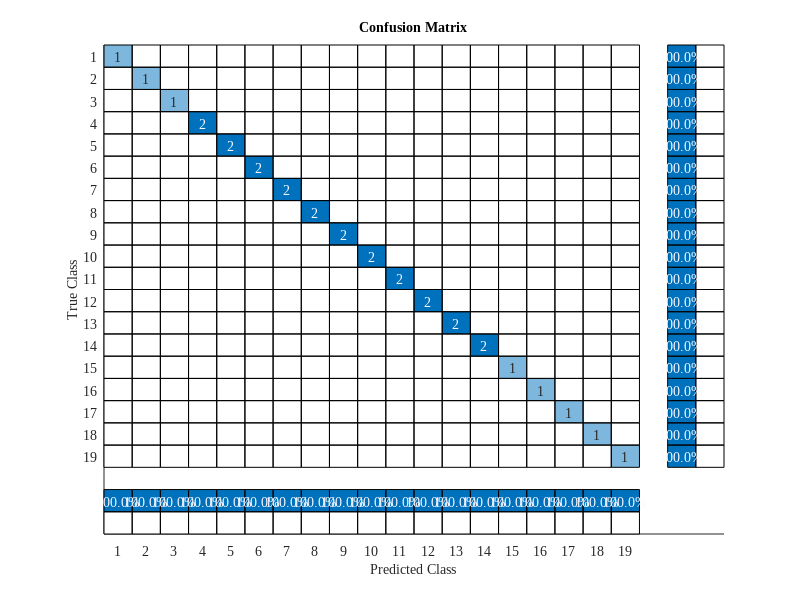

Recreate this plot in MATLAB.
% Sample 19x19 confusion matrix
confusionMatrix = [
    1, 0, 0, 0, 0, 0, 0, 0, 0, 0, 0, 0, 0, 0, 0, 0, 0, 0, 0;
    0, 1, 0, 0, 0, 0, 0, 0, 0, 0, 0, 0, 0, 0, 0, 0, 0, 0, 0;
    0, 0, 1, 0, 0, 0, 0, 0, 0, 0, 0, 0, 0, 0, 0, 0, 0, 0, 0;
    0, 0, 0, 2, 0, 0, 0, 0, 0, 0, 0, 0, 0, 0, 0, 0, 0, 0, 0;
    0, 0, 0, 0, 2, 0, 0, 0, 0, 0, 0, 0, 0, 0, 0, 0, 0, 0, 0;
    0, 0, 0, 0, 0, 2, 0, 0, 0, 0, 0, 0, 0, 0, 0, 0, 0, 0, 0;
    0, 0, 0, 0, 0, 0, 2, 0, 0, 0, 0, 0, 0, 0, 0, 0, 0, 0, 0;
    0, 0, 0, 0, 0, 0, 0, 2, 0, 0, 0, 0, 0, 0, 0, 0, 0, 0, 0;
    0, 0, 0, 0, 0, 0, 0, 0, 2, 0, 0, 0, 0, 0, 0, 0, 0, 0, 0;
    0, 0, 0, 0, 0, 0, 0, 0, 0, 2, 0, 0, 0, 0, 0, 0, 0, 0, 0;
    0, 0, 0, 0, 0, 0, 0, 0, 0, 0, 2, 0, 0, 0, 0, 0, 0, 0, 0;
    0, 0, 0, 0, 0, 0, 0, 0, 0, 0, 0, 2, 0, 0, 0, 0, 0, 0, 0;
    0, 0, 0, 0, 0, 0, 0, 0, 0, 0, 0, 0, 2, 0, 0, 0, 0, 0, 0;
    0, 0, 0, 0, 0, 0, 0, 0, 0, 0, 0, 0, 0, 2, 0, 0, 0, 0, 0;
    0, 0, 0, 0, 0, 0, 0, 0, 0, 0, 0, 0, 0, 0, 1, 0, 0, 0, 0;
    0, 0, 0, 0, 0, 0, 0, 0, 0, 0, 0, 0, 0, 0, 0, 1, 0, 0, 0;
    0, 0, 0, 0, 0, 0, 0, 0, 0, 0, 0, 0, 0, 0, 0, 0, 1, 0, 0;
    0, 0, 0, 0, 0, 0, 0, 0, 0, 0, 0, 0, 0, 0, 0, 0, 0, 1, 0;
    0, 0, 0, 0, 0, 0, 0, 0, 0, 0, 0, 0, 0, 0, 0, 0, 0, 0, 1;
    % ... (continue providing values for the remaining rows)
];

% Create a confusion chart
confusionChart = confusionchart(confusionMatrix, 'RowSummary', 'row-normalized');

% Customize the chart if needed
confusionChart.Title = 'Confusion Matrix';
confusionChart.ColumnSummary = 'column-normalized';

% Set the font type to Times New Roman
confusionChart.FontName = 'Times New Roman';

% Save the figure as a PDF
saveas(gcf, 'confusion_matrix_chart.pdf');